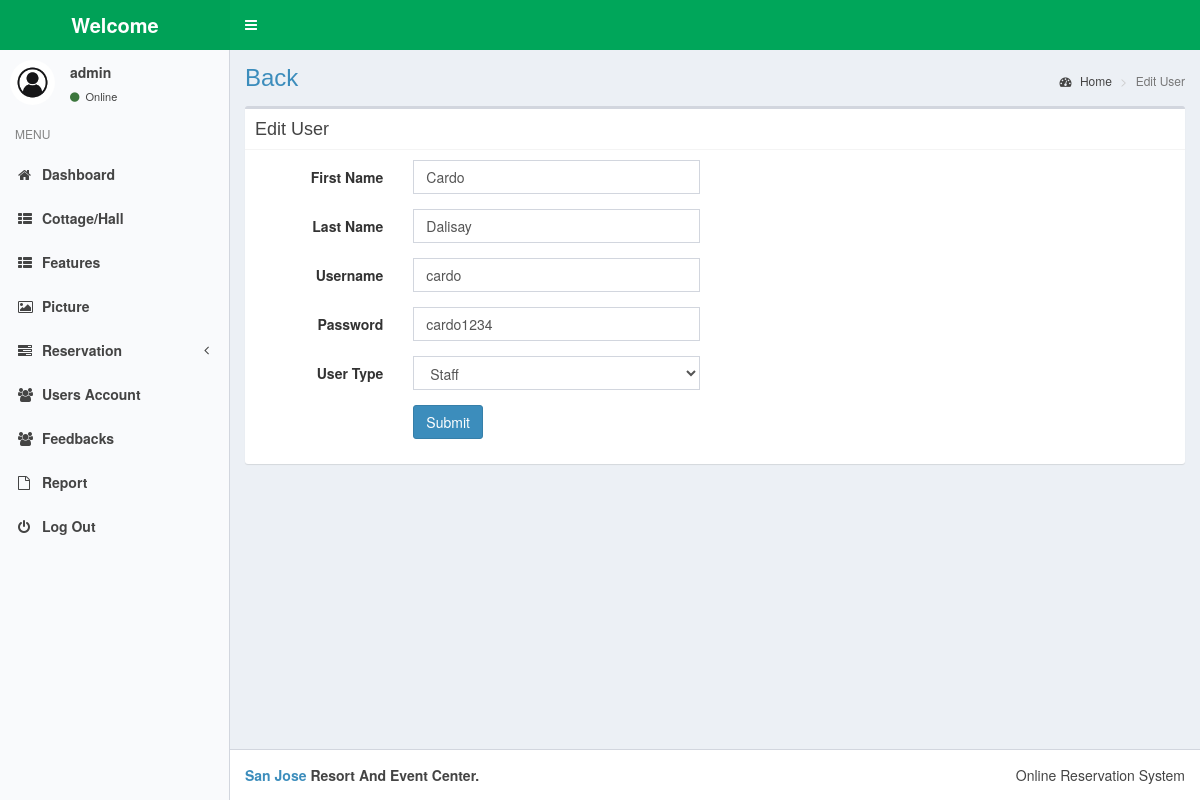
Screenshot of /admin/?users-edit=18 (signed in) with the database file from the repository.
### tables this page shows
CREATE TABLE `user` (
  `user_id` int(250) NOT NULL,
  `fname` varchar(250) NOT NULL,
  `lname` varchar(250) NOT NULL,
  `contact_no` varchar(250) NOT NULL,
  `address` varchar(250) NOT NULL,
  `uname` varchar(250) NOT NULL,
  `pass` varchar(250) NOT NULL,
  `user_type_id` int(250) NOT NULL
);

### admin/view/users.php (the view, shortened to what this page needs)
<?php
 if (isset($_GET["users-edit"])) {?>
     <section class="content-header">
    <h1>
        <a href="?users">Back</a>
    </h1>
    <ol class="breadcrumb">
        <li><a href="#"><i class="fa fa-dashboard"></i> Home</a></li>
        <li class="active">Edit User</li>
    </ol>
</section>
<section class="content container-fluid">
<div class="box box-default">
            <div class="box-header with-border">
              <h3 class="box-title">Edit User</h3>
            </div>
            <?php
             $getid = $_GET["users-edit"];
             $sql = "SELECT * FROM user WHERE `user_id` = '$getid'";
             $query = mysqli_query($con, $sql);
             $fetch = mysqli_fetch_assoc($query);
            ?>
            <form class="form-horizontal" method="post" action="function/function_crud.php">
              <div class="box-body">
                <div class="row">
                    <div class="col-md-6">
                        <div class="form-group">
                            <label class="col-sm-4 control-label">First Name</label>
                            <div class="col-sm-8">
                                <input type="text" class="form-control" value="<?php echo $fetch["fname"]?>" name="fname">
                            </div>
                        </div>
                        <div class="form-group">
                            <label class="col-sm-4 control-label">Last Name</label>
                            <div class="col-sm-8">
                                <input type="text" class="form-control" value="<?php echo $fetch["lname"]?>" name="lname">
                            </div>
                        </div>
                        <div class="form-group">
                            <label class="col-sm-4 control-label">Username</label>
                            <div class="col-sm-8">
                                <input type="text" class="form-control" value="<?php echo $fetch["uname"]?>" name="uname">
                            </div>
                        </div>
                        <div class="form-group">
                            <label class="col-sm-4 control-label">Password</label>
                            <div class="col-sm-8">
                                <input type="text" class="form-control" value="<?php echo $fetch["pass"]?>" name="pass">
                            </div>
                        </div>
                        <div class="form-group">
                            <label class="col-sm-4 control-label">User Type</label>
                            <div class="col-sm-8">
                                <select id="" class="form-control" name="utype">
                                    <option value="4">Staff</option>
                                </select>
                            </div>
                        </div>
                        <div class="form-group">
                            <label class="col-sm-4 control-label"></label>
                            <div class="col-sm-8">
                                <button type="submit" class="btn btn-primary" name="updateuser">Submit</button>
                            </div>
                        </div>
                    </div>
                    <div class="col-md-6">
                    </div>
                </div>
              </div>
            </form>
          </div>
</section>
 <?php }

### admin/css/skin-green-light.css (style rules this page uses)
.skin-green-light .content-header { background: transparent; }

### rows the page displays
user: fname "Cardo", lname "Dalisay", uname "cardo", pass "cardo1234"

### other values shown
$_SESSION["admin_uname"] "admin"
